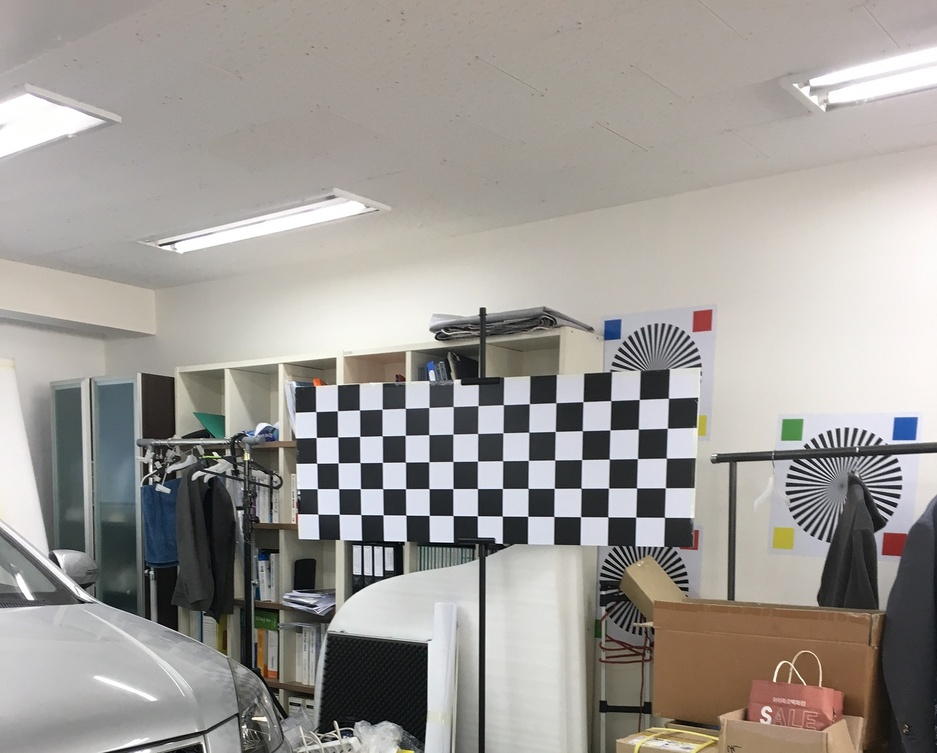
#> input picture iphone.jpeg, 937 x 753 px, shrunk from 1512 x 1214 before the run
$ python findCorners.py   (older library calls are emulated)
#> lines starting #> are read from the running program, lines starting #| are printed output that depends on the picture; after the words box and inside, x2 and y2 are one past the last pixel; in counts of white or black regions, pixels touching at a corner belong together
import numpy as np
import cv2
#%matplotlib inline

#현재 수평, 수직인 선분만 검출함 thresh 값 조절을 잘 해야 올바른 값을 구할수있을듯


#코너들의 좌표를 리턴
def findCorners(img, nx, ny):
    #resultImage = np.copy(img)

    #엣지찾기
    mag_binary = mag_thresh(img, sobel_kernel=5, mag_thresh=(150, 255))

    rows = []
    cols = []
    corners = []

    lines = cv2.HoughLines(mag_binary, 1, np.pi/90, 20)
    for line in lines:
        r, theta = line[0]
        angle = int(theta*180/np.pi)
        if angle == 90:#가로줄
            x0 = 0
            y0 = r
            x1 = int(x0 + 1000*(-1))
            y1 = int(y0)
            x2 = int(x0 - 1000*(-1))
            y2 = int(y0)
            rows.append(r)
            #cv2.line(resultImage, (x1, y1), (x2, y2), (0, 255, 0), 1)
        elif angle == 0:#세로줄
            x0 = r
            y0 = 0
            x1 = int(x0)
            y1 = int(y0 + 1000)
            x2 = int(x0)
            y2 = int(y0 - 1000)
            cols.append(r)
            #cv2.line(resultImage, (x1, y1), (x2, y2), (0, 255, 0), 1)

    cols.sort()
    rows.sort()
    print(cols)
    print(rows)


    #이제 코너 픽셀좌표 리턴하는걸 만들어야함
    for col in cols:
        for row in rows:
            corners.append((col,row))

    #print(corners)
    return corners

#코너를 찾은 이미지 리턴
def findCornersImage(img, nx, ny):
    resultImage = np.copy(img)

    #엣지찾기
    mag_binary = mag_thresh(img, sobel_kernel=5, mag_thresh=(150, 255))
    # [7 lines of commented-out code are left out]

    lines = cv2.HoughLines(mag_binary, 1, np.pi/90, 50)
    for line in lines:
        r, theta = line[0]
        angle = int(theta*180/np.pi)
        if angle == 90:#가로줄
            x0 = 0
            y0 = r
            x1 = int(x0 + 1000*(-1))
            y1 = int(y0)
            x2 = int(x0 - 1000*(-1))
            y2 = int(y0)
            cv2.line(resultImage, (x1, y1), (x2, y2), (0, 255, 0), 1)
        elif angle == 0:#세로줄
            x0 = r
            y0 = 0
            x1 = int(x0)
            y1 = int(y0 + 1000)
            x2 = int(x0)
            y2 = int(y0 - 1000)
            cv2.line(resultImage, (x1, y1), (x2, y2), (0, 255, 0), 1)

    return resultImage


def mag_thresh(img, sobel_kernel=3, mag_thresh=(0, 255)):
    # Convert to grayscale
    gray = cv2.cvtColor(img, cv2.COLOR_RGB2GRAY)
    # Take both Sobel x and y gradients
    sobelx = cv2.Sobel(gray, cv2.CV_64F, 1, 0, ksize=sobel_kernel)
    sobely = cv2.Sobel(gray, cv2.CV_64F, 0, 1, ksize=sobel_kernel)
    # Calculate the gradient magnitude
    gradmag = np.sqrt(sobelx**2 + sobely**2)
    # Rescale to 8 bit
    scale_factor = np.max(gradmag)/255
    gradmag = (gradmag/scale_factor).astype(np.uint8)
    # Create a binary image of ones where threshold is met, zeros otherwise
    binary_output = np.zeros_like(gradmag)
    binary_output[(gradmag >= mag_thresh[0]) & (gradmag <= mag_thresh[1])] = 255

    # Return the binary image
    return binary_output


img = cv2.imread('./iphone.jpeg')
#> img is the input picture: shape (753, 937, 3); mean B, G, R 149.4, 153.9, 157.9

rImg = findCornersImage(img, 8, 1)
#> in mag_thresh, `gray = cv2.cvtColor(img, cv2.COLOR_RGB2GRAY)`:
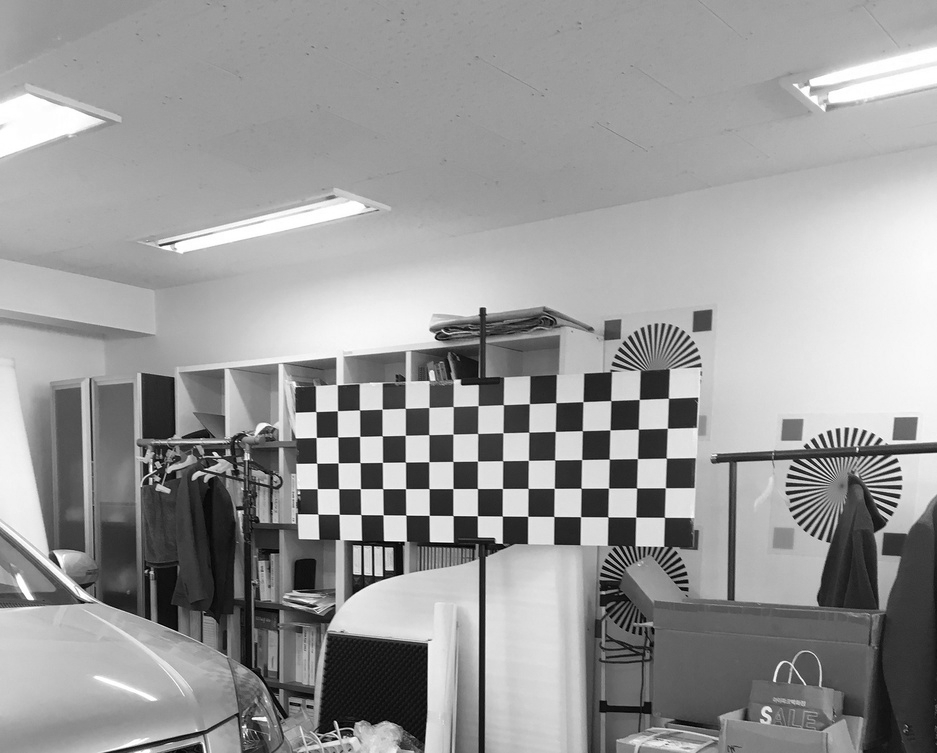
#> gray: shape (753, 937); min 0, max 255, mean 153
#> in mag_thresh, `sobelx = cv2.Sobel(gray, cv2.CV_64F, 1, 0, ksize=sobel_kernel)`:
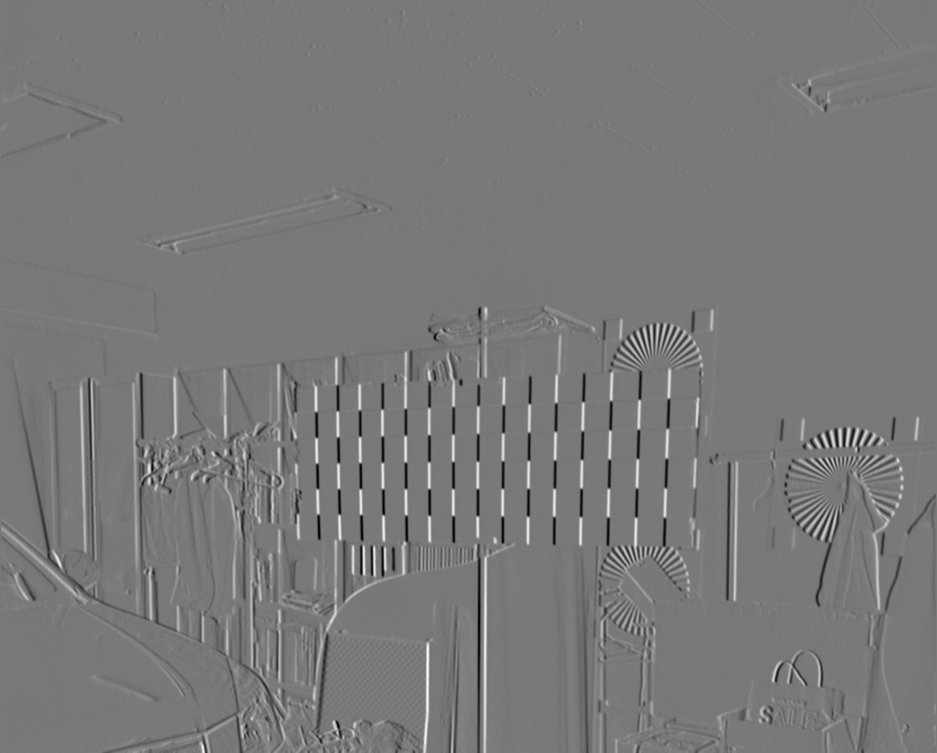
#> sobelx: shape (753, 937) float64; min -9582, max 10582, mean -4.5; drawn with min black and max white
#> in mag_thresh, `sobely = cv2.Sobel(gray, cv2.CV_64F, 0, 1, ksize=sobel_kernel)`:
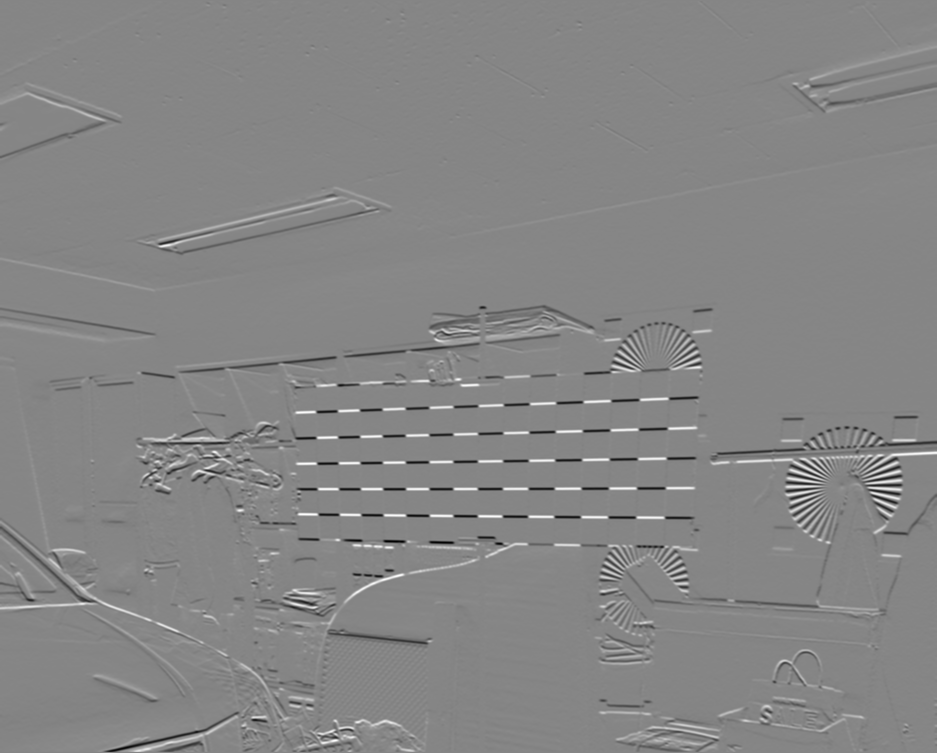
#> sobely: shape (753, 937) float64; min -11148, max 10085, mean -4; drawn with min black and max white
#> in mag_thresh, `gradmag = np.sqrt(sobelx**2 + sobely**2)`:
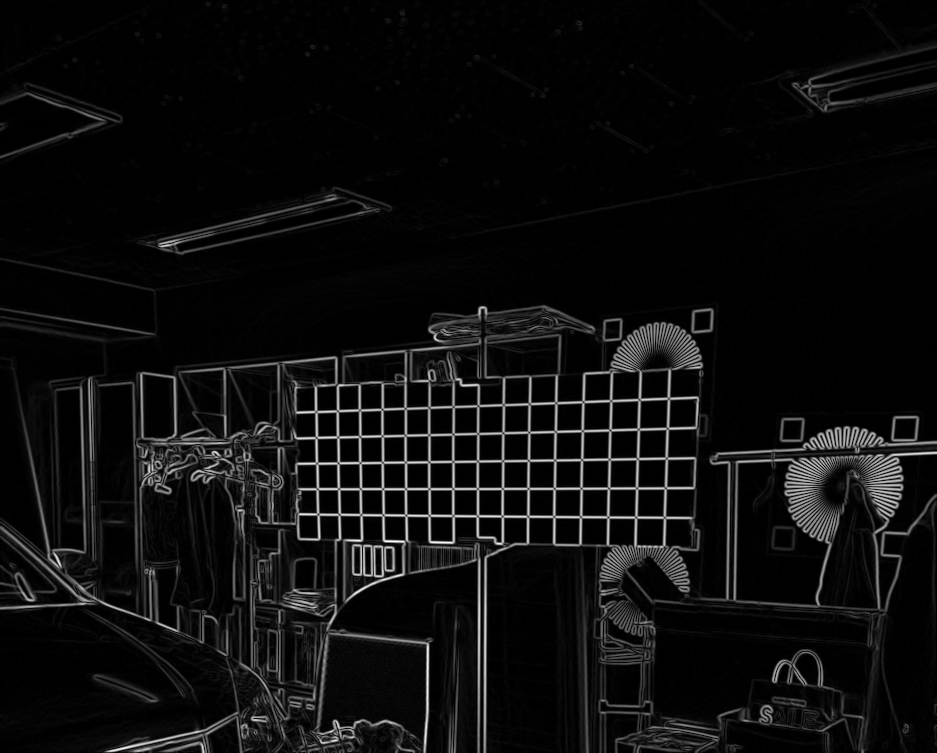
#> gradmag: shape (753, 937) float64; min 0, max 11149.4, mean 629.7; drawn with min black and max white
#> in mag_thresh, `scale_factor = np.max(gradmag)/255`: scale_factor = 43.72
#> in findCornersImage, `mag_binary = mag_thresh(img, sobel_kernel=5, mag_thresh=(150, 255))`:
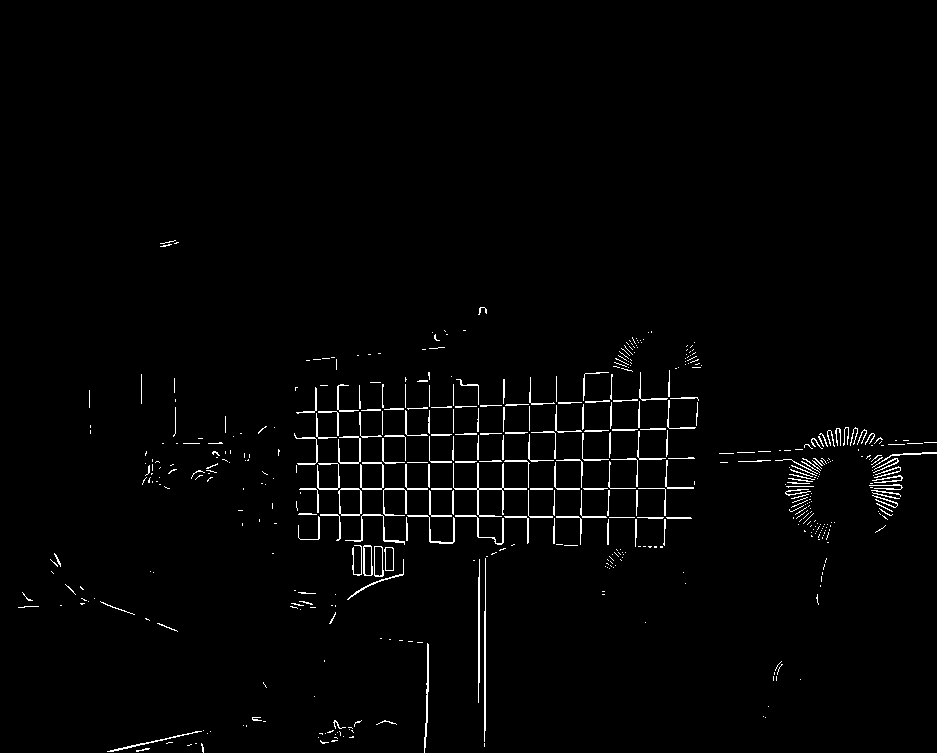
#> mag_binary: shape (753, 937); 1.7% white in thin lines or dots, all inside (x1, y1, x2, y2) = (18, 240, 937, 753)
#> in findCornersImage, `lines = cv2.HoughLines(mag_binary, 1, np.pi/90, 50)`: lines = 520 rows, first 8: [488, 1.57], [422, 1.54], [478, 0], [516, 1.57], [485, 0], [450, 1.54], [462, 1.57], [682, 0.0349]
#> the loop in findCornersImage, `for line in lines:` made 520 passes
#> (r, theta, angle, x0, y0, x1, y1, x2) on passes 1, 3, 4, 5, 7, 9, 11, 12, 15, 17, 21, 25: (488, 1.57, 90, 0, 488, -1000, 488, 1000), (478, 0, 0, 478, 0, 478, 1000, 478), (516, 1.57, 90, 0, 516, -1000, 516, 1000), (485, 0, 0, 485, 0, 485, 1000, 485), (462, 1.57, 90, 0, 462, -1000, 462, 1000), (429, 0, 0, 429, 0, 429, 1000, 429), (503, 0, 0, 503, 0, 503, 1000, 503), (453, 0, 0, 453, 0, 453, 1000, 453), (382, 0, 0, 382, 0, 382, 1000, 382), (405, 0, 0, 405, 0, 405, 1000, 405), (360, 0, 0, 360, 0, 360, 1000, 360), (338, 0, 0, 338, 0, 338, 1000, 338)
#> (r, theta, angle) on passes 2, 6, 8, 10, 13, 14: (422, 1.54, 88), (450, 1.54, 88), (682, 0.0349, 1), (653, 0.0349, 1), (478, 1.54, 88), (475, 1.54, 88)
#> after the loop in findCornersImage, `for line in lines:`:
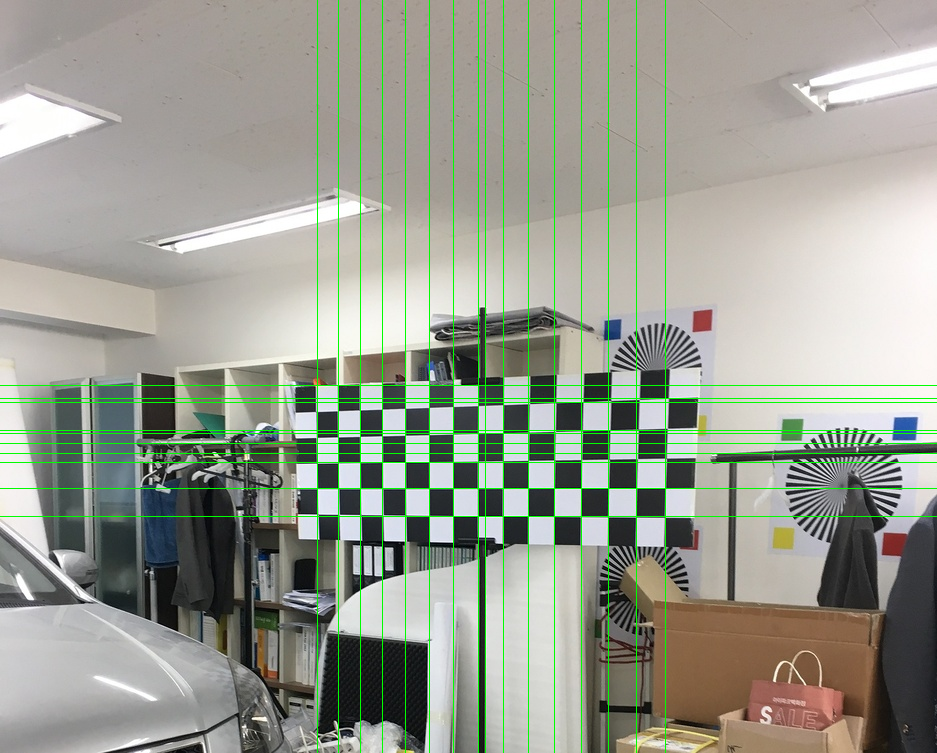
#> resultImage: shape (753, 937, 3); 3.01% of pixels changed, all inside (x1, y1, x2, y2) = (0, 0, 937, 753)
cv2.imshow('d',rImg)

findCorners(img, 8, 1)
#> the loop in findCorners, `for line in lines:` made 4350 passes
#> (r, theta, angle) on passes 2, 6, 8, 10, 13, 14, 16, 18, 19, 20, 22, 23: (422, 1.54, 88), (450, 1.54, 88), (682, 0.0349, 1), (653, 0.0349, 1), (478, 1.54, 88), (475, 1.54, 88), (625, 0.0349, 1), (-343, 3.11, 178), (546, 1.47, 84), (-460, 3.11, 178), (516, 1.5, 85), (364, 1.71, 97)
#> (printed output is left out)
#| [385.0, 398.0, 402.0, 430.0, 433.0, 443.0, 453.0, 462.0, 488.0, 516.0, 570.0, 575.0, 593.0, 603.0, 606.0, 721.0, 742.0]
#> the loop in findCorners, `for col in cols:` made 42 passes
#> col on passes 1 to 12: 141, 175, 225, 296, 298, 317, 338, 353, 360, 364, 371, 382


cv2.waitKey(0)
cv2.destroyAllWindows()

$ run again, with IMG4649.jpg copied over iphone.jpeg
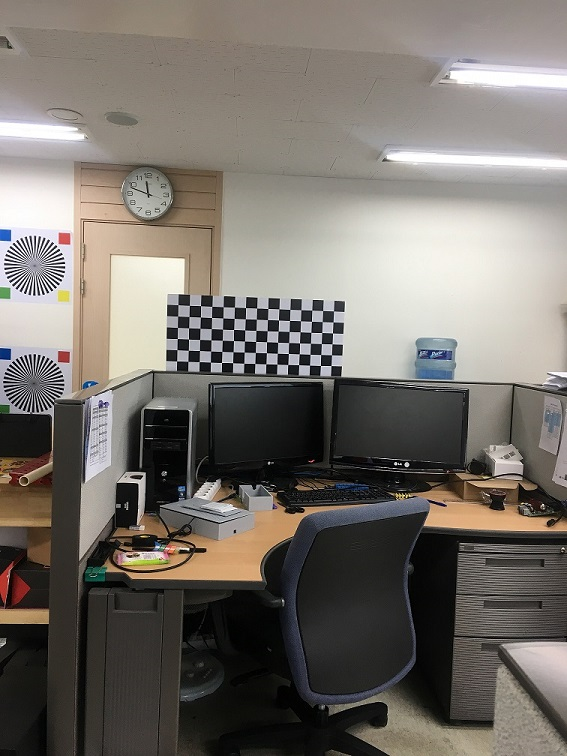
#> input picture IMG4649.jpg, 567 x 756 px
#> img is the input picture: shape (756, 567, 3); mean B, G, R 107, 113.4, 118.8
#> scale_factor = 41.03
#> in findCornersImage, `mag_binary = mag_thresh(img, sobel_kernel=5, mag_thresh=(150, 255))`:
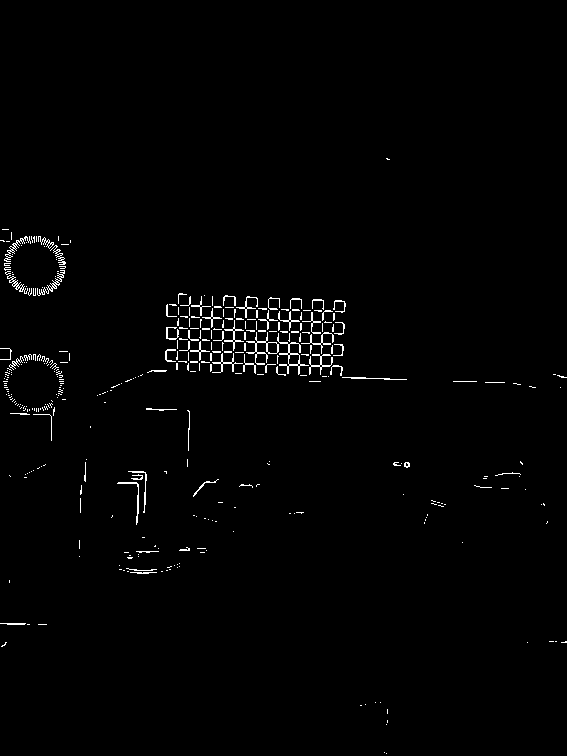
#> mag_binary: shape (756, 567); 1.3% white in thin lines or dots, all inside (x1, y1, x2, y2) = (0, 158, 567, 754)
#> in findCornersImage, `lines = cv2.HoughLines(mag_binary, 1, np.pi/90, 50)`: lines = 175 rows, first 8: [354, 1.61], [332, 1.61], [321, 1.61], [310, 1.61], [343, 1.61], [299, 1.61], [365, 1.61], [347, 1.64]
#> the loop in findCornersImage, `for line in lines:` made 175 passes
#> (r, theta, angle, x0, y0, x1, y1, x2) on passes 19, 30, 37, 114, 137, 159: (362, 1.57, 90, 0, 362, -1000, 362, 1000), (189, 0, 0, 189, 0, 189, 1000, 189), (351, 1.57, 90, 0, 351, -1000, 351, 1000), (340, 1.57, 90, 0, 340, -1000, 340, 1000), (331, 1.57, 90, 0, 331, -1000, 331, 1000), (319, 1.57, 90, 0, 319, -1000, 319, 1000)
#> after the loop in findCornersImage, `for line in lines:`:
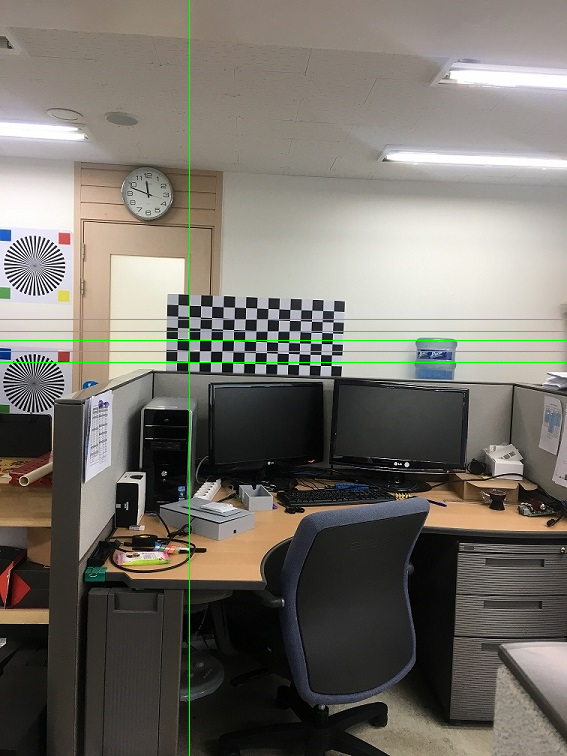
#> resultImage: shape (756, 567, 3); 0.84% of pixels changed, all inside (x1, y1, x2, y2) = (0, 0, 567, 756)
#> in findCorners, `lines = cv2.HoughLines(mag_binary, 1, np.pi/90, 20)`: lines = 1965 rows, first 8: [354, 1.61], [332, 1.61], [321, 1.61], [310, 1.61], [343, 1.61], [299, 1.61], [365, 1.61], [347, 1.64]
#> the loop in findCorners, `for line in lines:` made 1965 passes
#| [7.0, 10.0, 16.0, 20.0, 44.0, 51.0, 56.0, 58.0, 61.0, 138.0, 145.0, 166.0, 177.0, 189.0, 299.0, 310.0, 332.0, 342.0]
#| [240.0, 300.0, 305.0, 308.0, 317.0, 319.0, 328.0, 331.0, 340.0, 351.0, 362.0, 371.0, 378.0, 381.0, 409.0, 414.0, 471.0, 473.0, 482.0, 485.0, 551.0, 570.0, 572.0, 624.0]
#> the loop in findCorners, `for col in cols:` made 18 passes
#> col on passes 1 to 8: 7, 10, 16, 20, 44, 51, 56, 58
